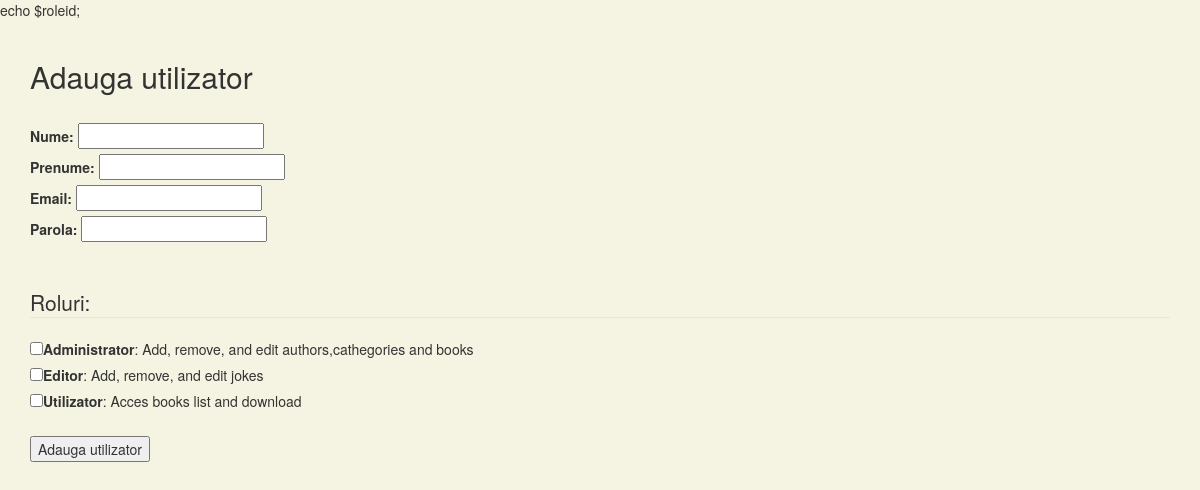
The page /admin/authors/index.php?add (signed in) on the database its author committed.
### tables this page shows
CREATE TABLE `role` (
  `id` varchar(255) NOT NULL,
  `description` varchar(255) DEFAULT NULL
);

### includes/helpers.inc.php (the view, shortened to what this page needs)
<?php
function html($text)
{
return htmlspecialchars($text, ENT_QUOTES, 'UTF-8');
}
function htmlout($text)
{
echo html($text);
}
?>

### admin/authors/form.html.php (shortened to what this page needs)
<?php include_once $_SERVER['DOCUMENT_ROOT'] .
	'/biblioteca/includes/helpers.inc.php'; ?>
<!DOCTYPE html PUBLIC "-//W3C//DTD XHTML 1.0 Strict//EN"
     "http://www.w3.org/TR/xhtml1/DTD/xhtml1-strict.dtd">
<html xmlns="http://www.w3.org/1999/xhtml" xml:lang="en" lang="en">
	<head>
			   <link rel="stylesheet" href="https://maxcdn.bootstrapcdn.com/bootstrap/3.4.1/css/bootstrap.min.css">
	</head>
 <body>
  <div class="container">
	<br>
	<h2><?php htmlout($pagetitle); ?></h2>
	<form action="?<?php htmlout($action); ?>" method="post">
		<br>
		<div>
			<label for="name">Nume: <input type="text" name="name"
				id="name" value="<?php htmlout($name); ?>"/></label>
		</div>
		<div>
			<label for="pren">Prenume: <input type="text" name="pren"
				id="pren" value="<?php htmlout($pren); ?>"/></label>
		</div>
		<div>
			<label for="email">Email: <input type="text" name="email"
				id="email" value="<?php htmlout($email); ?>"/></label>
		</div>
		<div>
			<label for="password">Parola: <input type="password"
				name="password" id="password"/></label>
		</div>
		<br>
		<br>
		<fieldset>
		<legend>Roluri:</legend>
		<?php for ($i = 0; $i < count($roles); $i++): ?>
			<div>
				<label for="role<?php echo $i; ?>"><input
				type="checkbox" name="roles[]"
				id="role<?php echo $i; ?>"
				value="<?php htmlout($roles[$i]['id']); ?>"<?php
				if ($roles[$i]['selected'])
				{
					echo ' checked="checked"';
				}
				?>/><?php htmlout($roles[$i]['id']); ?></label>:
			</div>
		<?php endfor; ?>
		</fieldset>
			<br>
			<div>
			<input type="submit" value="<?php htmlout($button); ?>"/>
			</div>
		</form>
	</div>
 </body>
</html>

### admin/authors/form.html.php (style rules this page uses)
body { background-color: rgb(245, 244, 226); }

### rows shown on the page
role: id "Administrator Add, remove, and edit authors,cathegories and books"
role: id "Editor Add, remove, and edit jokes"
role: id "Utilizator Acces books list and download"

### other values the page prints
html($text) "Adauga utilizator"
